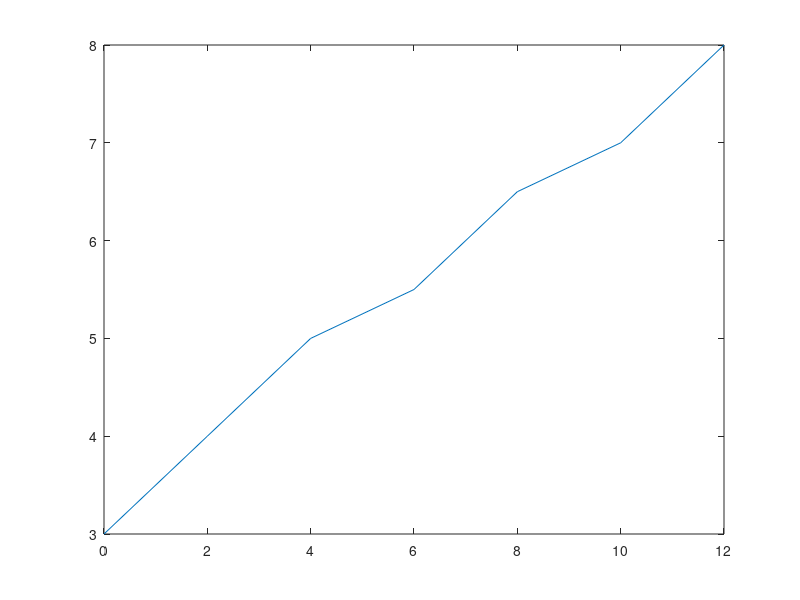
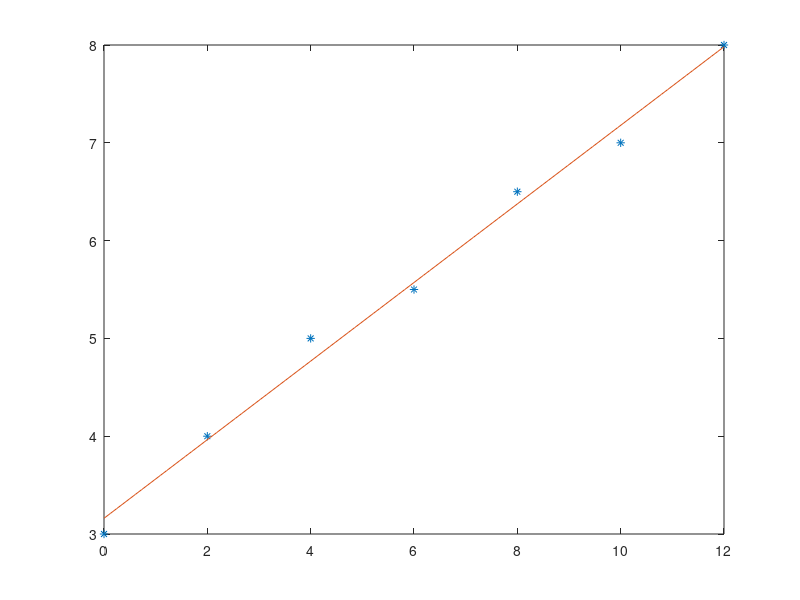
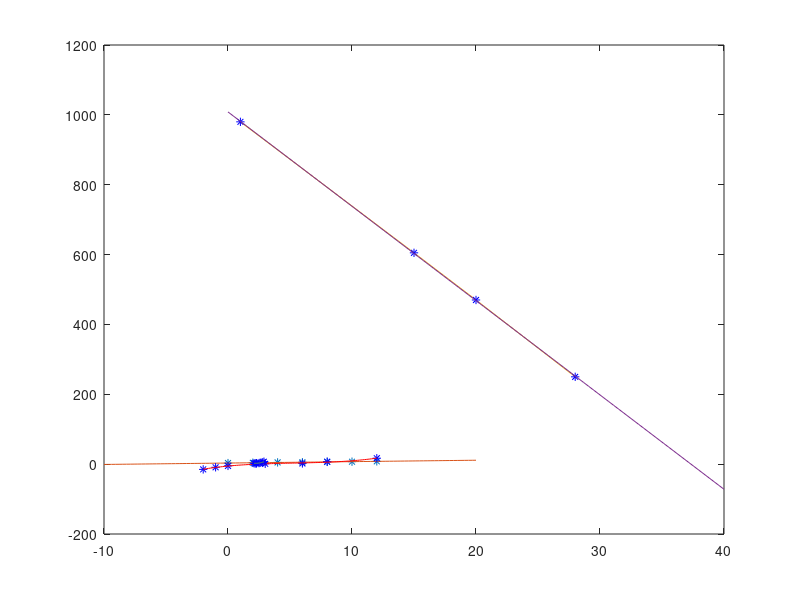
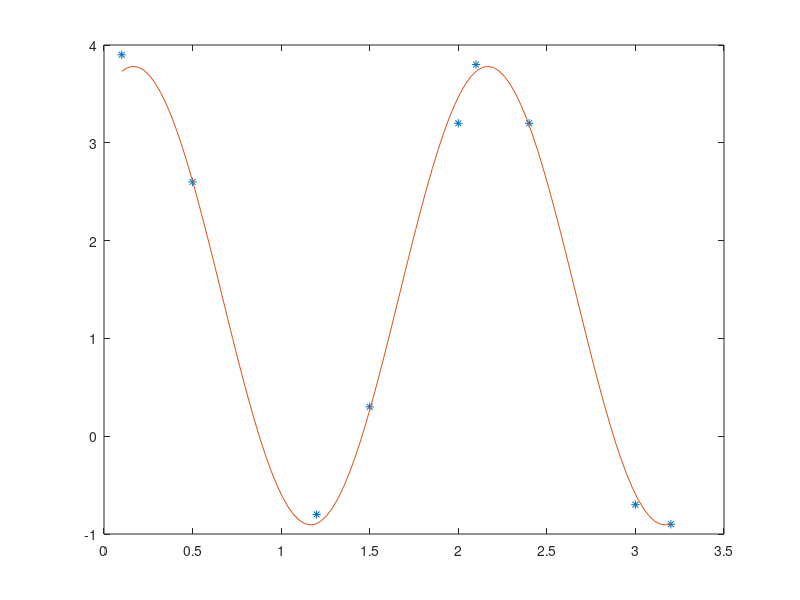

Write the MATLAB code that produced these figures, in order.
%% Legkisebb negyzetek modszere

% Megfigyelt folyamat vagy kiserlet meresei az alappontok. 
% Ezekhez szeretnenk egy megadott modellt kozeliteni. 
% Mivel az alappontjaink, a meresek hibaval terheltek is lehetnek, igy nem
% celunk a tokeletes illeszkedes a pontokra, csak azt a modellt szeretnenk
% megtalalni, amelyik a legkozelebb esik a pontokhoz, azaz ami legjobban
% leirja a jelenseget, amit megfigyelunk.

%%
% alappontok meresi ideje: (abrazolaskor az elso koordinata, ha az ido az x tengely)
t = [0,2,4,6,8,10,12];

% a mert ertekek pl. a vizszint cm-beli allasa egy (50cm) tartalyban 
f = [3,4,5,5.5,6.5,7,8];

% A valasztott modell:
% F(t) = x_1 + x_2*t
% azaz ket ismeretlen parametere van a modellnek es az egyutthatoik: 1 es t

% abrazoljuk a pontokat!
plot(t,f);
%%
% Becsulje meg milyen magasan lesz a viz 20 perccel a meres inditasa utan!
% Mikor lesz tele a tartaly?

% Ezekhez ki kell szamolnunk a legkisebb negyzetes ertelemben legjobban
% kozelito modell parametereit, jelenleg x_1-et es x_2-t!

% Mivel ez egy linearis modell = elsofoku modell, ezert a egy elsofoku
% polinomot illesztunk az adatokra:
p = polyfit(t,f,1)% 1 a fokszam, mert egyenes/linearis modell/elsofoku polinom
% a p valtozoban vektorkent kapjuk vissza a polinom egyutthatoit a
% foegyutthatoval kezdve!
% Azaz x_1+x_2*t modell eseten x_2, x_1 sorrendben!
% p = 0.4018    3.1607 eseten
% F(t) = 3.1607 + 0.4018*t

%%
% A kirajzolashoz szukseg van a pontok megjelenitesere:
figure
plot(t,f,"*")

% ugyanerre az abrara rajzoljunk tovabb
hold on

% kiertekeljuk kello surusegben (100 pont eleg), a polinomot/modellt!
% a linspace fv kezdo es utolso ereteke az abrazolni kivant intervallum
% legyen, ami most nekunk az az intervallum, ahol a pontok is
% elhelyezkednek
x = linspace(min(t),max(t),100);
% a polyval fv. kiertekeli a p (korabban kiszamolt) polinom egyutthatok
% altal meghatarozott polinomot a megadott x pontokban
% visszateresi erteke az y vektor annyi elemu, amennyi az x vektor

y = polyval(p,x);
plot(x,y)

%%
% A kerdesekre elso valszkent rajzoljuk ki hosszabban a modellt!
figure
plot(t,f,"*")
hold on
x = linspace(-10,20,100);
y = polyval(p,x);
plot(x,y)
%% Es szamoljuk is ki, hogy mit josol a modell:
% Becsulje meg milyen magasan lesz a viz 20 perccel a meres inditasa utan!
polyval(p,20)
%% Mikor lesz tele a tartaly?
% azaz 50 = x_1 + x_2 * t -> t = ?
(50 - p(2))/p(1)

%%
% Polinomialis modellek eseten polyfit es polyval fuggvenyek hasznalata
% Elsofoku (linearis), masodfoku, harmadfoku stb. modellek

% F(t) = x_1 + x_2*t
% F(t) = x_1 + x_2*t + x_3*t^2
% F(t) = x_1 + x_2*t + x_3*t^2 + x_4*t^3
% ...
% Lathatjuk, hogy mindig eggyel tobb parameter van, mint ahanyadik foku a
% polinom. A modell foegyutthatoval kezdodo sorrendben is azonos modon
% szamolhato!

t = [-2,-1,0,3,6,8,12];
f = [-15,-9,-5,1,2,7,17];

p = polyfit(t,f,3)
x = linspace(min(t),max(t));
y = polyval(p,x);

plot(t,f,'b*',x,y,'r-')

%% Mi a modellunk? 
% p = 0.0311   -0.4956    3.3623   -5.4993
% F(t) = 0.0311*t^3 - 0.4956*t^2  +  3.3623*t   -  5.4993

%%
% Hatarozzuk meg az alabbi adatokat legkisebb ertelemben legjobban kozelito
% egyenest!

t = [1 1.1 1.1:0.1:2];
f = [8 8.9 9 9.8 10 11 11.5 11.5 12.5 13 13.7 14];

% 'egyenes' = 'linearis modell' = 'elsofoku polinom' = 'elsofoku modell'
p = polyfit(t,f,1)

% Az egyenes: 5.8235*t + 2.5338
%%
%Egy ipari merlegen egy nagyobb mennyisegu gabona van, amit valaki
%egyenletes sebesseggel lapatol a merlegrol zsakokba. Miutan elkezdte a
%munkat, idonkent megnezzuk mennyit mutat a merleg. Az alabbi ertekeket
%lattuk:
% ido (perc)
t = [1,15,20,28];
% tomeg (kg)
f = [980,605,470,250];

% Becsuljuk meg mennyi ideig tart, amıg az osszes gabonat zsakokba rakja,
% illetve eredetileg mennyi gabona volt a merlegen.

plot(t,f)
%% Ez alapjan linearis modell jol kozelitheti a folyamatot:
p = polyfit(t,f,1);
x = linspace(0,40);
y = polyval(p,x);
plot(t,f,'b*')
hold on
plot(x,y)
%%Mennyi ideig tart amig az osszes gabona elfogy a merlegrol? 

vege = (0 - p(2))/p(1)
polyval(p,vege) % ellenorzes
%% Mennyi gabona volt eredetileg a merlegen?
polyval(p,0)

%%
% Hatarozzuk meg az alabbi adatokat legkisebb negyzetes ertelemben
% legjobban kozelıto masodfoku polinomot!
t = [2.1 2.2 2.3 2.3 2.5 2.6 2.8 2.9]; 
f = [2.5 2 2.5 2.7 3 4 5.4 7];
p = polyfit(t,f,2);
x = linspace(min(t),max(t));
y = polyval(p,x);
plot(t,f,'b*')
hold on
plot(x,y)


%%
%
% Altalanos modell
% Megoldasa a Gauss-fele normalegyenlettel!
%

% Hatarozza meg az alabbi adatokat legkisebb negyzetes ertelemben
% legjobban kozelıto F(t) = x1 + x2*cos(pi*t) + x3*sin(pi*t)
% alaku modell parametereit! Es abrazolja egy kozos abran a
% pontokat es a kozelito modellt!
% ti 0.1 0.5 1.2 1.5 2 2.1 2.4 3 3.2
% fi 3.9 2.6 -0.8 0.3 3.2 3.8 3.2 -0.7 -0.9

% Mivel itt altalanos esetben a Gauss-fele normalegyenlettel fogunk
% dolgozni, fontos, hogy a pontok oszlopvektorban legyenek megadva!
t = [0.1 0.5 1.2 1.5 2 2.1 2.4 3 3.2]';
f = [3.9 2.6 -0.8 0.3 3.2 3.8 3.2 -0.7 -0.9]';

% mivel nem polinom a modell, igy nem hasznalhatjuk a polyfit fv-t!
% Viszont minden modell eseten fel tudjuk epiteni a Gauss-fele
% normalegyenlet altal hasznalt A matrixot, s azzal tudunk szamolni!
% az egyutthato fuggvenyek a modell alapjan:
% fi_1(t) = 1
% fi_2(t) = cos(pi*t)
% fi_3(t) = sin(pi*t)
% Ezeket irjuk oszlopokba egymas melle, behelyettesitve a t vektor ertekeit

A=[ones(length(t),1), cos(pi*t), sin(pi*t)];


% A normalegyenlet A'*A*x = A'*f
% a backslash operator segitsegevel kifejezzuk az x vektort

x = (A'*A)\(A'*f) % Ez az x a modell parametereit tartalmazo vektor

% Ha x = 1.4372
%        2.0310
%        1.1711
% F(t) =  1.4372 + 2.0310 cos(pi*t) + 1.1711 sin(pi*t)

% Abrazolas: pontok es a modell gorbeje:
figure
plot(t,f,"*")
hold on
xx = linspace(min(t),max(t),100); % az x vektor most a parametereket tartalmazza
% A modell kiertekelesehez fel kell irni a modellt a kiszamolt
% parametereivel (A polyval csak polinomok eseten hasznalhato!)
y = x(1)+x(2)*cos(pi*xx)+x(3)*sin(pi*xx);

plot(xx,y)

%%
% Tovabbi feladatok:
%%
% Hatarozza meg az alabbi adatokat legkisebb negyzetes ertelemben
% legjobban kozelıto egyenes egyenletet! Es abrazolja egy kozos abran a
% pontokat es a kozelito modellt!
% t 1 1.2 1.4 1.4 1.5 1.7 1.9 2
% f 6.2 7 8 7.9 8.4 9.2 10 10.6

t = [1 1.2 1.4 1.4 1.5 1.7 1.9 2];
f = [6.2 7 8 7.9 8.4 9.2 10 10.6];

p = polyfit(t,f,1);
figure
plot(t,f,"*")
hold on
x = linspace(min(t),max(t),100);
y = polyval(p,x);
plot(x,y)


%%
% Hatarozza meg az alabbi adatokat legkisebb negyzetes ertelemben
% legjobban kozelıto harmadfoku polinomot! Es abrazolja egy kozos abran a
% pontokat es a kozelito modellt!
% t 0.5 0.8 1.1 1.3 1.5 1.7 1.9 2.1 2.3
% f 2.5 2.3 1.8 1.3 0.9 0.4 0.1 -0.05 -0.01

t = [0.5 0.8 1.1 1.3 1.5 1.7 1.9 2.1 2.3];
f = [2.5 2.3 1.8 1.3 0.9 0.4 0.1 -0.05 -0.01];

p = polyfit(t,f,3);
figure
plot(t,f,"*")
hold on
x = linspace(min(t),max(t),100);
y = polyval(p,x);
plot(x,y)


%%
% Hatarozza meg az alabbi adatokat legkisebb negyzetes ertelemben
% legjobban kozelıto F(t) = x1 + x2/t
% alaku modell parametereit! Es abrazolja egy kozos abran a
% pontokat es a kozelito modellt!
% ti 1 1.2 1.4 1.4 1.5 1.7 1.9 2 2.1 2.2
% fi 4.2 3.8 3.4 3.3 3.3 3 2.8 2.8 2.75 2.7

t = [1 1.2 1.4 1.4 1.5 1.7 1.9 2 2.1 2.2]';
f = [4.2 3.8 3.4 3.3 3.3 3 2.8 2.8 2.75 2.7]';

% az egyutthato fuggvenyek a modell alapjan:
% fi_1(t) = 1
% fi_2(t) = 1/t
% Ezeket irjuk oszlopokba egymas melle, behelyettesitve a t vektor ertekeit

A=[ones(length(t),1), 1./t];

% A normalegyenlet A'*A*x = A'*f

x = (A'*A)\(A'*f) % Ez az x a modell parametereit tartalmazo vektor


figure
plot(t,f,"*")
hold on
xx = linspace(min(t),max(t),100); 
y = x(1)+x(2)./xx;
plot(xx,y)
%%
% Hatarozza meg az alabbi adatokat legkisebb negyzetes ertelemben
% legjobban kozelıto F(t) = x1*sin(t) + x2*sin(2t) + x3*sin(3t)
% alaku modell parametereit! Es abrazolja egy kozos abran a
% pontokat es a kozelito modellt!
% ti 0.1 0.5 1.2 1.5 2 2.1 2.4 3 3.2 3.4 3.8 4 4.2 4.6 5
% fi 1 4.1 3 1 -1.5 -1.6 -1.7 -0.4 0.1 0.7 1.6 1.8 1.6 0.2 -2.5

t = [0.1 0.5 1.2 1.5 2 2.1 2.4 3 3.2 3.4 3.8 4 4.2 4.6 5]';
f = [1 4.1 3 1 -1.5 -1.6 -1.7 -0.4 0.1 0.7 1.6 1.8 1.6 0.2 -2.5]';

% az egyutthato fuggvenyek a modell alapjan:
% fi_1(t) = sin(t)
% fi_2(t) = sin(2t)
% fi_3(t) = sin(3t)
% Ezeket irjuk oszlopokba egymas melle, behelyettesitve a t vektor ertekeit

A=[sin(t), sin(2*t), sin(3*t)];

% A normalegyenlet A'*A*x = A'*f
x = (A'*A)\(A'*f)

figure
plot(t,f,"*")
hold on
xx = linspace(min(t),max(t),100); 
y = x(1)*sin(xx) + x(2)*sin(2*xx) + x(3)*sin(3*xx)
plot(xx,y)

%%
% Hatarozza meg az alabbi adatokat legkisebb negyzetes ertelemben
% legjobban kozelıto F(t) = x1 + x2*ln(t)
% alaku modell parametereit! Es abrazolja egy kozos abran a
% pontokat es a kozelito modellt!
% ti 0.1 0.5 1.2 1.5 2 2.1 2.4 3 3.2
% fi -0.6 1.5 2.5 2.9 3.2 3.3 3.5 3.8 3.9

t = [0.1 0.5 1.2 1.5 2 2.1 2.4 3 3.2]';
f = [-0.6 1.5 2.5 2.9 3.2 3.3 3.5 3.8 3.9]';

% az egyutthato fuggvenyek a modell alapjan:
% fi_1(t) = 1
% fi_2(t) = ln(t)
% Ezeket irjuk oszlopokba egymas melle, behelyettesitve a t vektor ertekeit

A=[ones(length(t),1), log(t)];

% A normalegyenlet A'*A*x = A'*f
x = (A'*A)\(A'*f)

figure
plot(t,f,"*")
hold on
xx = linspace(min(t),max(t),100); 
y = x(1) + x(2)*log(xx);
plot(xx,y)

%%
% Havi kozephomersekletek atlagai Budapesten (1901-1950)
% ti 15 46 74 105 135 166 196 227 258 288 319 349
% fi -1.7 0.1 5.2 10.3 15.8 18.9 21.1 20.3 16.1 10.2 4.2 0.5

% Hatarozzuk meg az adatokat legkisebb negyzetes ertelemben legjobban
% kozelito F(t) = x1 + x2*cos(2*pi*(t-14)/365) alaku modell parametereit.

t = [15 46 74 105 135 166 196 227 258 288 319 349]';
f = [-1.7 0.1 5.2 10.3 15.8 18.9 21.1 20.3 16.1 10.2 4.2 0.5]';

% az egyutthato fuggvenyek a modell alapjan:
% fi_1(t) = 1
% fi_2(t) = cos(2*pi*(t-14)/365)
% Ezeket irjuk oszlopokba egymas melle, behelyettesitve a t vektor ertekeit

A=[ones(length(t),1), cos(2*pi*(t-14)/365)];

% A normalegyenlet A'*A*x = A'*f
x = (A'*A)\(A'*f)

figure
plot(t,f,"*")
hold on
xx = linspace(min(t),max(t),100); 
y = x(1) + x(2)*cos(2*pi*(xx-14)/365);
plot(xx,y)